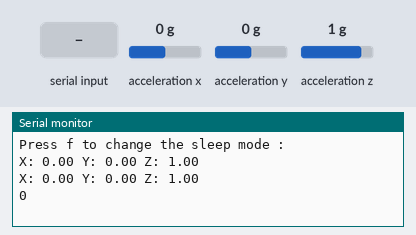
A sketch run on a simulated Arduino Uno, built with avr-gcc and run on an emulated ATmega328P. Parts: the last lines printed to the serial monitor. Wiring (inferred from the names in the program): MPU-6050 motion sensor at I2C address 0x68. The inputs (shaded band) are chosen by the test bench; at power-on: acceleration x 0 g, acceleration y 0 g, acceleration z 1 g.

Above: at 1.2 s.
1.3 s: "f" received over Serial
At 2.6 s:
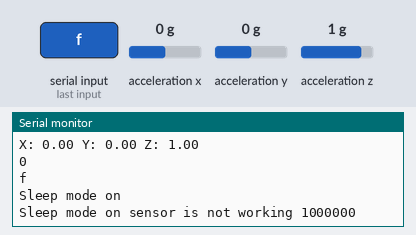
3.5 s: acceleration x set to -1.4 g
At 5.1 s:
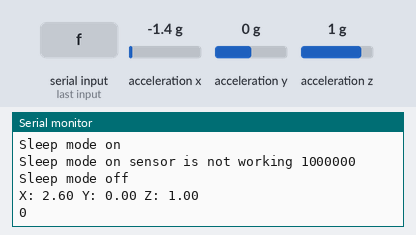
9.1 s: acceleration y set to -1.4 g
At 10.5 s:
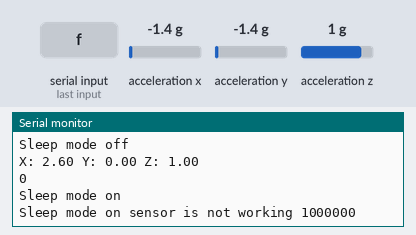
10.6 s: acceleration z set to -1.4 g
12.1 s: "1" received over Serial
At 12.8 s:
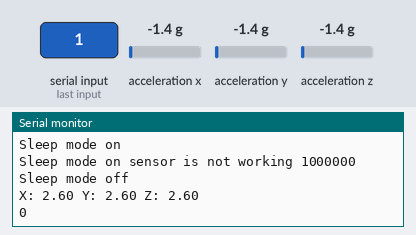

Measured:
- after the input at 1.3 s, the serial monitor: prints a new line after 0.73 s (image 1)
- after the input at 3.5 s, the serial monitor: prints a new line after 0.55 s (image 2)

The sketch:

mpu6050.ino
```cpp
#include <stdint.h>
#include "Wire.h"

//MPU6050 SLEEP MODE DEĞİŞTİRME VE X,Y,Z EKSENLERİNDEKİ İVME VERİLERİNİ OKUMA

#define MPU6050_ADDRESS 0x68
#define MPU6050_REG_WHOAMI 0x75
#define MPU6050_PWR_MGMT 0x6B
#define MPU_6050_ACCEL_XOUT_HIGH 0x3B
#define MPU_6050_ACCEL_XOUT_LOW 0x3C
#define MPU_6050_ACCEL_YOUT_HIGH 0x3D
#define MPU_6050_ACCEL_YOUT_LOW 0x3E
#define MPU_6050_ACCEL_ZOUT_HIGH 0x3F
#define MPU_6050_ACCEL_ZOUT_LOW 0x40


void read_sleep_mode();
void set_sleepmode_0();
void read_accelerometer();

uint8_t sleep = 0;
uint8_t accel_data[6];
uint16_t accel_x, accel_y, accel_z;
char set_slpmode;
bool f_situation = true;

void setup() {

  Wire.begin();
  set_sleepmode_0();

  Serial.begin(9600);
  Serial.println("Press f to change the sleep mode : ");

  read_accelerometer();

}

void loop() {

  // Kullanıcıdan Sleep Mode'u değiştirmek için input aldık.
  if(Serial.available()){
    set_slpmode = Serial.read();
    Serial.println((char)set_slpmode);
  }

  // Her 'f' tuşuna basıldığında sleep mode değişiyor.
  if(set_slpmode == 'f'){
    if(f_situation == true){
      Wire.beginTransmission(MPU6050_ADDRESS);
      Wire.write(MPU6050_PWR_MGMT);
      Wire.write(0x40);  // sleep moduna alıyoruz. (01000000)
      Wire.endTransmission();

      Serial.println("Sleep mode on");
      f_situation = false;
    }
    else{
      Wire.beginTransmission(MPU6050_ADDRESS);
      Wire.write(MPU6050_PWR_MGMT);
      Wire.write(0x00);  // Sleep moddan çıkarıyoruz. (00000000)
      Wire.endTransmission();

      Serial.println("Sleep mode off");
      f_situation = true;
    }
  }

  if(f_situation == true){
  read_accelerometer();  // İvmeölçer verilerini oku
  read_sleep_mode();
  delay(2000);  // 2 saniye bekle
  }
  else{
    Serial.print("Sleep mode on sensor is not working ");
    Serial.print("");
    read_sleep_mode();
    delay(2000);
  }


}

// Fonksiyonlar


// Sleep mode'u off yapar.
void set_sleepmode_0(){
  Wire.beginTransmission(MPU6050_ADDRESS);
  Wire.write(MPU6050_PWR_MGMT);
  Wire.write(0x00);  // Sleep moddan çıkardık. (00000000)
  Wire.endTransmission();
}

// Sleep mode değerini okuyan fonksiyon
void read_sleep_mode() {
  Wire.beginTransmission(MPU6050_ADDRESS);
  Wire.write(MPU6050_PWR_MGMT);
  Wire.endTransmission();
  Wire.requestFrom(MPU6050_ADDRESS, 1);

  if (Wire.available()) {
    sleep = Wire.read();
    Serial.println(sleep, BIN);
  } else {
    Serial.println("Error no data");
  }
}

// İvmeölçer verilerini okur.
void read_accelerometer(){
  Wire.beginTransmission(MPU6050_ADDRESS);
  Wire.write(MPU_6050_ACCEL_XOUT_HIGH);  // X ekseni yüksek byte
  Wire.endTransmission();

  Wire.requestFrom(MPU6050_ADDRESS, 6);  // X, Y, Z eksenleri için toplamda 6 byte veri talep ediyoruz
  accel_data[0] = Wire.read();  // X yüksek byte
  accel_data[1] = Wire.read();  // X düşük byte

  accel_data[2] = Wire.read();  // Y yüksek byte
  accel_data[3] = Wire.read();  // Y düşük byte

  accel_data[4] = Wire.read();  // Z yüksek byte
  accel_data[5] = Wire.read();  // Z düşük byte

  // Veriyi 16 bit formatında birleştiriyoruz.
  accel_x = (accel_data[0] << 8) | accel_data[1];
  accel_y = (accel_data[2] << 8) | accel_data[3];
  accel_z = (accel_data[4] << 8) | accel_data[5];

  float accel_x_g = accel_x / 16384.0;
  float accel_y_g = accel_y / 16384.0;
  float accel_z_g = accel_z / 16384.0;

  // İvme verilerini yazdırıyoruz
  Serial.print("X: ");
  Serial.print(accel_x_g);
  Serial.print(" ");
  Serial.print("Y: ");
  Serial.print(accel_y_g);
  Serial.print(" ");
  Serial.print("Z: ");
  Serial.print(accel_z_g);
  Serial.println(" ");
}
```
